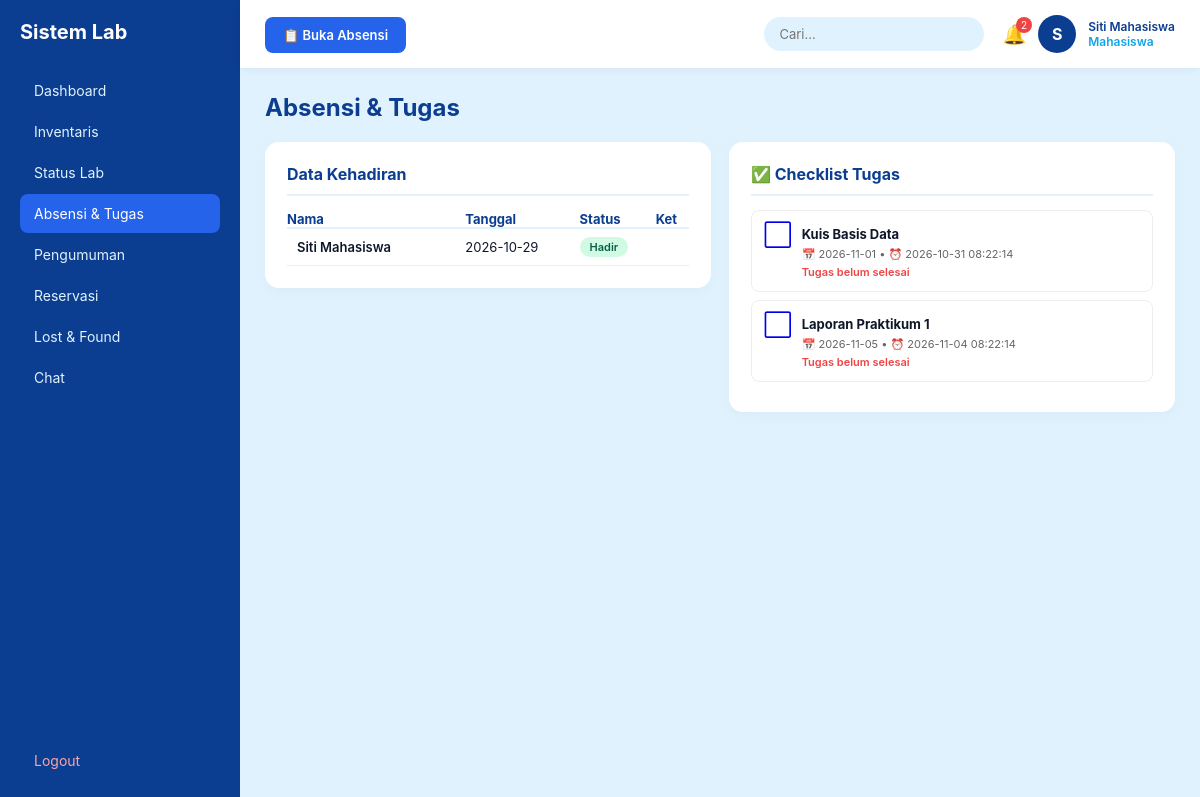
The page /?url=absensi (signed in) on the database its author committed.
### tables this page shows
CREATE TABLE absensi (id INTEGER PRIMARY KEY AUTOINCREMENT, user_id INTEGER, tanggal TEXT, status TEXT, keterangan TEXT);

CREATE TABLE users (id INTEGER PRIMARY KEY AUTOINCREMENT, nama TEXT, email TEXT UNIQUE, password TEXT, role TEXT);

CREATE TABLE tugas (id INTEGER PRIMARY KEY AUTOINCREMENT, judul TEXT, tanggal_diberikan TEXT, deadline TEXT, reminder TEXT);

### config/helpers.php (called while the page is built, shortened)
<?php
function view($n, $d = []) { extract($d); require BASE_PATH . '/app/views/' . $n . '.php'; }
function partial($n, $d = []) { extract($d); require BASE_PATH . '/app/views/partials/' . $n . '.php'; }
function is_role(...$r) { return in_array($_SESSION['role'] ?? '', $r); }

### app/controllers/AbsensiController.php (called while the page is built, shortened)
<?php
class AbsensiController {
    public function index() {
        $db = DB::connect(); $role = $_SESSION['role']; $uid = $_SESSION['user_id'];
        $absensi = is_role('mahasiswa')
            ? $db->query("SELECT a.*,u.nama FROM absensi a JOIN users u ON a.user_id=u.id WHERE a.user_id=$uid ORDER BY a.tanggal DESC")->fetchAll()
            : $db->query("SELECT a.*,u.nama FROM absensi a JOIN users u ON a.user_id=u.id ORDER BY a.tanggal DESC")->fetchAll();
        $tugas = $db->query("SELECT * FROM tugas ORDER BY deadline ASC")->fetchAll();
        $tugas_status = [];
        view('absensi/index', compact('mahasiswa','absensi','tugas','tugas_status'));
    }
}

### app/views/absensi/index.php (the view, shortened to what this page needs)
<?php partial('header', ['title' => 'Absensi & Tugas']); ?>
<h2>Absensi & Tugas</h2>
<div class="grid-absensi">
<div class="card">
<h3>Data Kehadiran</h3>
<?php if(empty($absensi)): ?>
<p style="color:#888;text-align:center;padding:20px;">Belum ada data absensi</p>
<?php else: ?>
<table style="width:100%;border-collapse:collapse;margin-top:15px;font-size:13px;">
<tr style="border-bottom:2px solid var(--light);text-align:left;color:var(--primary);"><th>Nama</th><th>Tanggal</th><th>Status</th><th>Ket</th><?php if(is_role('asisten','dosen')): ?><th>Aksi</th><?php endif; ?></tr>
<?php foreach($absensi as $a): ?>
<tr style="border-bottom:1px solid #eee;">
<td style="padding:10px;font-weight:600;"><?= htmlspecialchars($a['nama']) ?></td>
<td><?= $a['tanggal'] ?></td>
<td><?php if(is_role('asisten','dosen')): ?>
<form method="POST" style="display:flex;gap:5px;align-items:center;">
<input type="hidden" name="edit_absensi" value="1">
<input type="hidden" name="absensi_id" value="<?= $a['id'] ?>">
<select name="status" style="padding:4px;border:1px solid #ccc;border-radius:4px;font-size:12px;">
<option value="Hadir" <?= $a['status']==='Hadir'?'selected':'' ?>>Hadir</option>
<option value="Tidak Hadir" <?= $a['status']==='Tidak Hadir'?'selected':'' ?>>Tidak Hadir</option>
</select>
<input name="keterangan" value="<?= htmlspecialchars($a['keterangan']) ?>" placeholder="Alasan" style="width:90px;padding:4px;border:1px solid #ccc;border-radius:4px;font-size:12px;">
<button class="btn-primary" style="padding:4px 8px;font-size:11px;">Simpan</button>
</form>
<?php else: ?>
<span class="badge-status <?= $a['status']==='Hadir'?'badge-approved':'badge-rejected' ?>"><?= $a['status'] ?></span>
<?php endif; ?></td>
<td style="font-size:12px;color:#666;"><?= htmlspecialchars($a['keterangan']) ?></td>
</tr>
<?php endforeach; ?>
</table>
<?php endif; ?>
</div>
<div style="display:flex;flex-direction:column;gap:20px;">
<div class="card">
<h3>✅ Checklist Tugas</h3>
<?php if(empty($tugas)): ?>
<p style="color:#888;text-align:center;padding:20px;">Belum ada tugas</p>
<?php elseif(is_role('mahasiswa')): ?>
<?php foreach($tugas as $t): $s = $tugas_status[$_SESSION['user_id']][$t['id']] ?? 'belum'; ?>
<div style="display:flex;align-items:flex-start;gap:10px;padding:12px;border:1px solid #eee;border-radius:8px;margin-bottom:8px;">
<a href="?url=absensi&toggle_tugas_siswa=<?= $t['id'] ?>-<?= $_SESSION['user_id'] ?>" style="text-decoration:none;font-size:20px;"><?= $s==='selesai'?'✅':'⬜' ?></a>
<div style="flex:1;">
<strong style="font-size:13px;<?= $s==='selesai'?'text-decoration:line-through;color:#888;':'' ?>"><?= htmlspecialchars($t['judul']) ?></strong>
<div style="font-size:11px;color:#666;margin-top:4px;">📅 <?= $t['deadline'] ?> • ⏰ <?= $t['reminder'] ?></div>
<div style="font-size:11px;margin-top:4px;color:<?= $s==='selesai'?'green':'#EF4444' ?>;font-weight:600;"><?= $s==='selesai'?'Tugas selesai':'Tugas belum selesai' ?></div>
</div>
</div>
<?php endforeach; ?>
<?php endif; ?>
</div>
</div>
</div>
<?php partial('footer'); ?>

### index.php (shortened to what this page needs)
<?php
require_once BASE_PATH . '/config/helpers.php';
$url = $_GET['url'] ?? 'dashboard';
$routes = [
    'dashboard' => 'DashboardController', 'inventaris' => 'InventarisController',
    'lab' => 'LabController', 'absensi' => 'AbsensiController',
    'pengumuman' => 'PengumumanController', 'reservasi' => 'ReservasiController',
    'lostfound' => 'LostFoundController', 'chat' => 'ChatController',
];
if (isset($routes[$url])) {
    (new $routes[$url])->index();
} else { redirect('dashboard'); }

### app/views/partials/header.php (shortened to what this page needs)
<?php
$db = DB::connect();
$unread = $db->query("SELECT COUNT(*) FROM pengumuman")->fetchColumn();
$cur = $_GET['url'] ?? 'dashboard';
?>
<!DOCTYPE html><html lang="id"><head><meta charset="UTF-8"><title><?= $title ?></title>
<link rel="stylesheet" href="public/css/style.css"></head><body>
<div class="sidebar"><h2>Sistem Lab</h2>
<?php foreach ([
    'dashboard'=>'Dashboard','inventaris'=>'Inventaris','lab'=>'Status Lab',
    'absensi'=>'Absensi & Tugas','pengumuman'=>'Pengumuman','reservasi'=>'Reservasi',
    'lostfound'=>'Lost & Found','chat'=>'Chat'
] as $s=>$l): ?>
<a href="?url=<?= $s ?>" class="<?= $cur===$s?'active':'' ?>"><?= $l ?></a>
<?php endforeach; ?>
<a href="?url=logout" style="margin-top:auto;color:#FCA5A5;">Logout</a>
</div>
<div class="main-content"><div class="topbar">
<div class="header-left"><a href="?url=absensi" class="btn-header-absen">📋 Buka Absensi</a></div>
<div class="header-right">
<div class="search-bar"><input placeholder="Cari..."></div>
<div class="profile-section">
<div class="bell-icon" onclick="location.href='?url=pengumuman'" title="Pengumuman">🔔 <?php if($unread): ?><span class="badge"><?= $unread ?></span><?php endif; ?></div>
<div class="avatar"><?= substr($_SESSION['nama']??'?',0,1) ?></div>
<div style="font-size:12px;font-weight:600;color:var(--primary);"><?= htmlspecialchars($_SESSION['nama']??'') ?><br><span style="color:var(--tertiary);"><?= ucfirst($_SESSION['role']??'') ?></span></div>
</div></div></div>
<div class="content-area">

### app/views/partials/footer.php (shortened to what this page needs)
</div></div><script src="public/js/script.js"></script></body></html>

### public/css/style.css (style rules this page uses)
:root { --primary:#0B3D91;--secondary:#2563EB;--tertiary:#0EA5E9;--light:#E0F2FE;--dark:#0F172A;--white:#FFF }
* { box-sizing:border-box;margin:0;padding:0;font-family:'Inter',system-ui,sans-serif }
body { display:flex;background:var(--light);color:var(--dark);height:100vh;overflow:hidden }
.sidebar { width:240px;background:var(--primary);padding:20px;display:flex;flex-direction:column;gap:2px }
.sidebar h2 { color:#fff;margin-bottom:25px;font-size:20px }
.sidebar a { color:var(--light);text-decoration:none;padding:11px 14px;border-radius:8px;font-size:14px;transition:0.2s }
.sidebar a:hover,.sidebar a.active { background:var(--secondary);color:#fff }
.main-content { flex:1;display:flex;flex-direction:column;height:100vh }
.topbar { height:68px;background:#fff;display:flex;justify-content:space-between;align-items:center;padding:0 25px;box-shadow:0 2px 10px rgba(0,0,0,0.05);z-index:10 }
.btn-header-absen { background:var(--secondary);color:#fff;padding:10px 18px;border-radius:8px;text-decoration:none;font-weight:600;font-size:13px }
.header-right { display:flex;align-items:center;gap:18px }
.search-bar input { padding:9px 15px;border-radius:20px;border:none;width:220px;background:var(--light);outline:none;font-size:13px }
.profile-section { display:flex;align-items:center;gap:12px }
.bell-icon { font-size:19px;cursor:pointer;position:relative }
.badge { position:absolute;top:-6px;right:-6px;background:#EF4444;color:#fff;font-size:10px;padding:2px 5px;border-radius:50% }
.avatar { width:38px;height:38px;background:var(--primary);color:#fff;border-radius:50%;display:flex;align-items:center;justify-content:center;font-weight:bold }
.content-area { padding:25px;overflow-y:auto;flex:1 }
h2 { color:var(--primary);margin-bottom:20px;font-size:24px }
h3 { color:var(--primary);margin-bottom:14px;font-size:16px;border-bottom:2px solid var(--light);padding-bottom:10px }
.grid-absensi { display:grid;grid-template-columns:1fr 1fr;gap:18px;align-items:start }
.card { background:#fff;padding:22px;border-radius:14px;box-shadow:0 4px 15px rgba(0,0,0,0.03) }
input,select,textarea { font-family:inherit;font-size:13px }
.badge-status { display:inline-block;padding:3px 10px;border-radius:12px;font-size:11px;font-weight:600;text-transform:capitalize }
.badge-approved { background:#D1FAE5;color:#065F46 }

### rows shown on the page
absensi: user.nama "Siti Mahasiswa", tanggal "2026-10-29", status "Hadir"
tugas: judul "Kuis Basis Data", deadline "2026-11-01", reminder "2026-10-31 08:22:14", shows "Tugas belum selesai"
tugas: judul "Laporan Praktikum 1", deadline "2026-11-05", reminder "2026-11-04 08:22:14", shows "Tugas belum selesai"

### other values the page prints
$l "Dashboard"
$l "Inventaris"
$l "Status Lab"
$l "Absensi & Tugas"
$l "Pengumuman"
$l "Reservasi"
$l "Lost & Found"
$l "Chat"
$unread "2"
substr($_SESSION['nama']??'?',0,1) "S"
$_SESSION['nama'] "Siti Mahasiswa"
$_SESSION['role'] "Mahasiswa"
